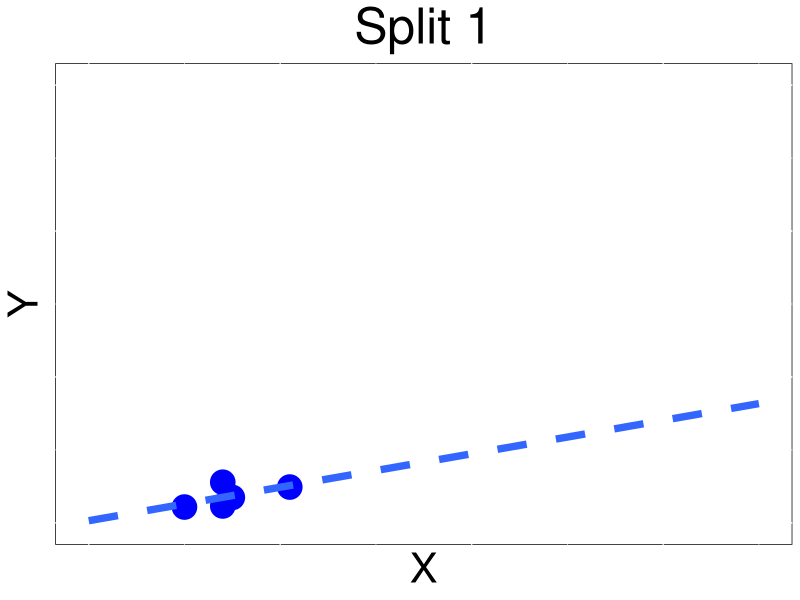
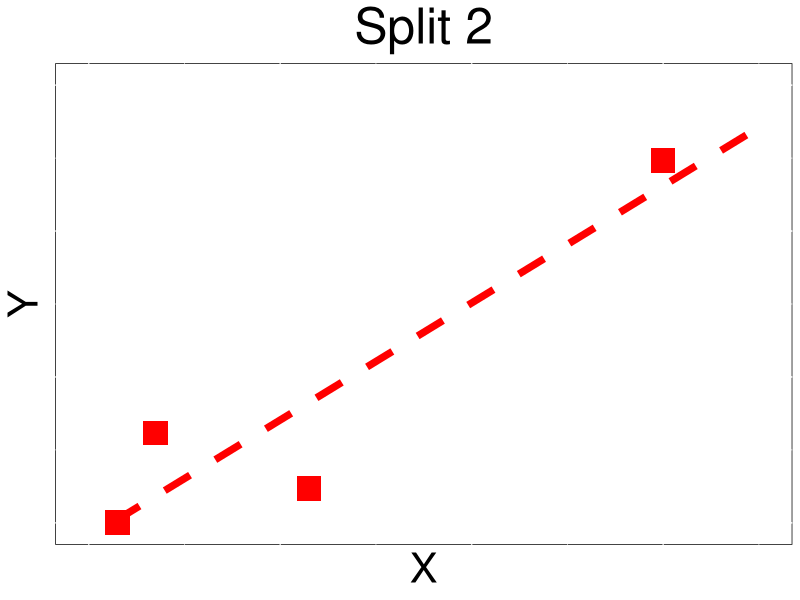
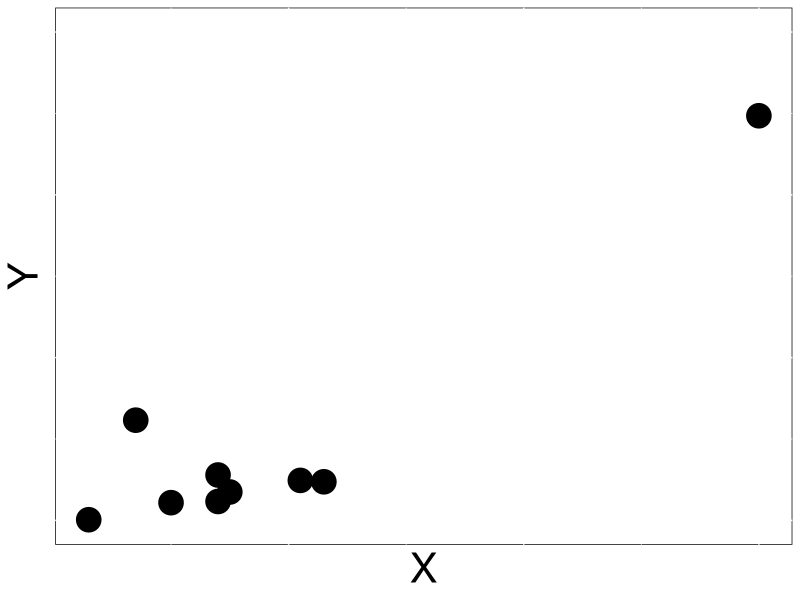
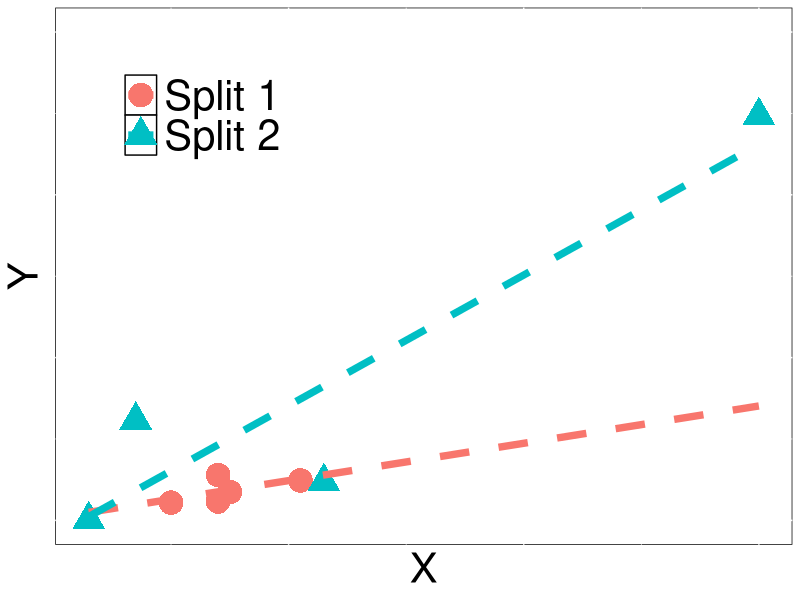
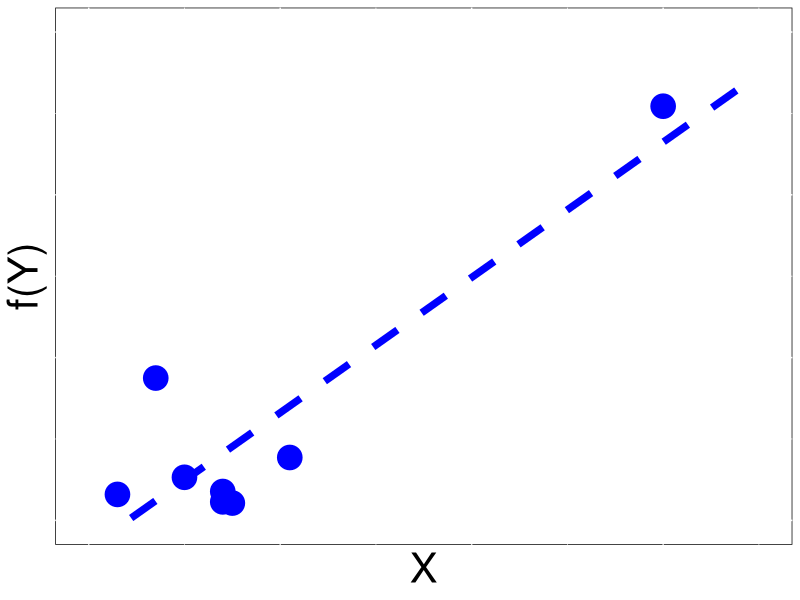
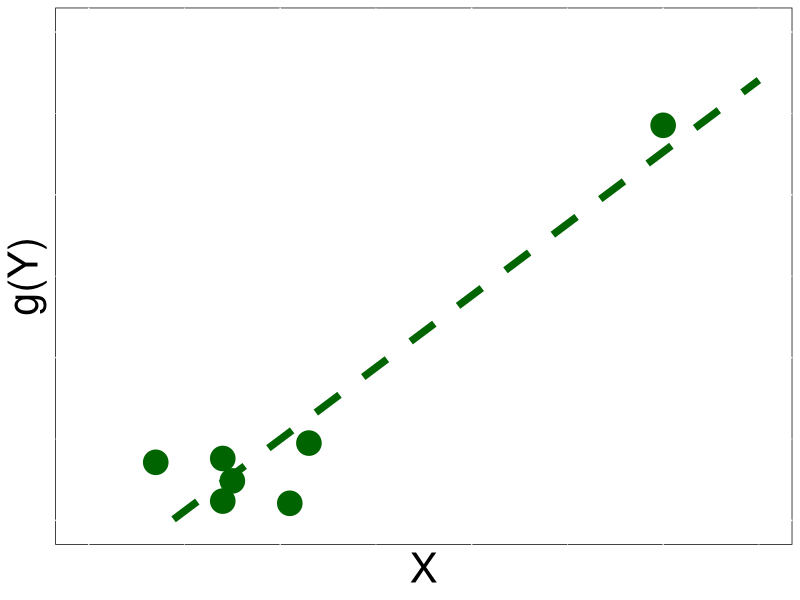
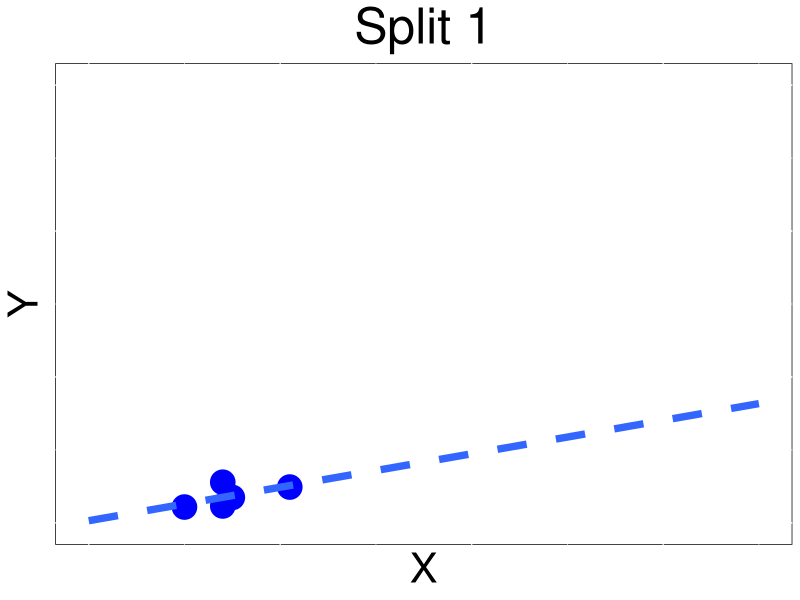
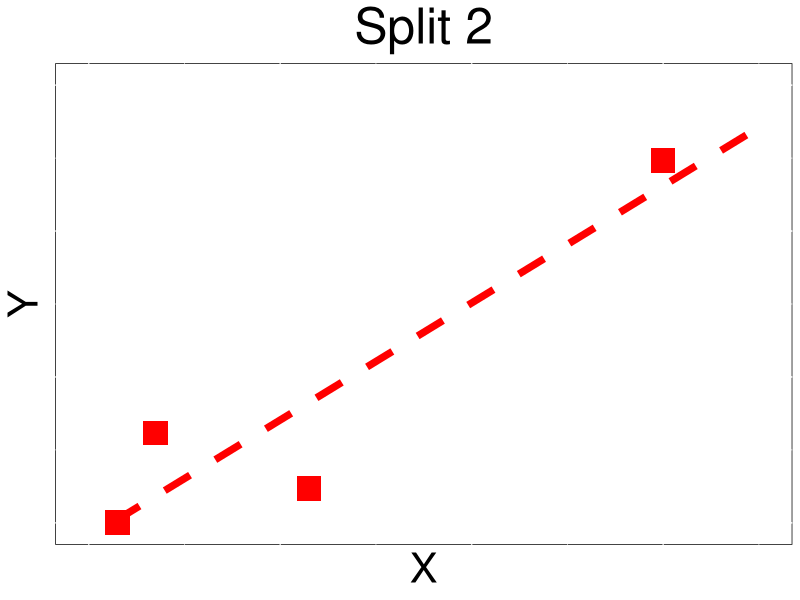

The R script that drew these images, in order:
###################################################################################################
# Code to reproduce Figure 8 in paper
###################################################################################################


library(ggplot2)

set.seed(12)
X1 = c(0.3,0.7,1,1.4,1.5,2.1,2.3,1.5,1.4)
X2 = 6
Y1 = 1.5 + rnorm(length(X1),mean=0,sd=1)
Y2 = X2*2 + rnorm(1)
X = c(X1,X2)
Y = c(Y1,Y2)

Z = rnorm(length(X),mean=0,sd=1)
g_Y = Y+ Z
f_Y = Y -Z
split = c(rep("Split 1",length(X)/2),rep("Split 2",length(X)/2))


df <- data.frame(X = X, Y = Y, f_Y= f_Y, g_Y= g_Y,split = split[c(sample(1:length(X)))])

ggplot(subset(df,split == "Split 1"),aes(x=X,y=Y)) +
  geom_point(size = 8,color="blue",shape="circle") + 
  geom_smooth(method = "lm", fill = NA,fullrange=TRUE,linetype="dashed",size=2.5) +
  theme(legend.title = element_blank(),
        axis.ticks.x = element_blank(),
        axis.text.x = element_blank(),
        axis.ticks.y = element_blank(),
        axis.text.y = element_blank(),
        plot.title = element_text(hjust = 0.5),
        panel.background = element_rect(fill = "white", colour = "black"),
        text = element_text(size = 30),
        legend.position =c(0.2,0.80), legend.text = element_text(size = 30)) +
  ggtitle("Split 1") + 
  scale_x_continuous(limits = c(0,7))+
  scale_y_continuous(limits = c(0,15))
ggsave("example_highleverage_split1.pdf")

ggplot(subset(df,split == "Split 2"),aes(x=X,y=Y)) +
  geom_point(size = 8,color="red",shape="square") + 
  geom_smooth(method = "lm", color= "red",fill = NA,fullrange=TRUE,linetype="dashed",size=2.5) +
  theme(legend.title = element_blank(),
        axis.ticks.x = element_blank(),
        axis.text.x = element_blank(),
        axis.ticks.y = element_blank(),
        axis.text.y = element_blank(),
        plot.title = element_text(hjust = 0.5),
        panel.background = element_rect(fill = "white", colour = "black"),
        text = element_text(size = 30),
        legend.position =c(0.2,0.80), legend.text = element_text(size = 30)) +
  scale_x_continuous(limits = c(0,7))+
  scale_y_continuous(limits = c(0,15)) +
  ggtitle("Split 2")
ggsave("example_highleverage_split2.pdf")

ggplot(df,aes(x=X,y=Y)) +
  geom_point(size = 8) + 
  theme(legend.title = element_blank(),
        axis.ticks.x = element_blank(),
        axis.text.x = element_blank(),
        axis.ticks.y = element_blank(),
        axis.text.y = element_blank(),
        plot.title = element_text(hjust = 0.5),
        panel.background = element_rect(fill = "white", colour = "black"),
        text = element_text(size = 30),
        legend.position =c(0.2,0.80), legend.text = element_text(size = 30)) +
  scale_y_continuous(limits = c(0,15))
ggsave("example_highleverage_fullds.pdf")

ggplot(df,aes(x=X,y=Y,color=split,shape=split)) +
  geom_point(size = 8) +
  geom_smooth(method = "lm", fill = NA,fullrange=TRUE,linetype="dashed",size=2.5) +
  theme(legend.title = element_blank(),
        axis.ticks.x = element_blank(),
        axis.text.x = element_blank(),
        axis.ticks.y = element_blank(),
        axis.text.y = element_blank(),
        plot.title = element_text(hjust = 0.5),
        panel.background = element_rect(fill = "white", colour = "black"),
        text = element_text(size = 30),
        legend.position =c(0.2,0.80), legend.text = element_text(size = 30)) +
  scale_y_continuous(limits = c(0,15))
ggsave("example_highleverage_1.pdf")

ggplot(df,aes(x=X,y=f_Y)) +
  geom_point(color="blue",size=8) +
  geom_smooth(method = "lm", color = "blue", linetype ="dashed",fill = NA,fullrange=TRUE,size=2.5) +
  theme(legend.title = element_blank(),
        axis.ticks.x = element_blank(),
        axis.text.x = element_blank(),
        axis.ticks.y = element_blank(),
        axis.text.y = element_blank(),
        panel.background = element_rect(fill = "white", colour = "black"),
        text = element_text(size = 30),
        legend.position = "bottom", legend.text = element_text(size =30)) + 
  ylab("f(Y)")+
  scale_x_continuous(limits = c(0,7))+
  scale_y_continuous(limits = c(0,15))
ggsave("example_highleverage_2.pdf")


ggplot(df,aes(x=X,y=g_Y)) +
  geom_point(color="darkgreen",size=8) +
  geom_smooth(method = "lm", color= "darkgreen", linetype="dashed", fill = NA,fullrange=TRUE,size=2.5) +
  theme(legend.title = element_blank(),
        axis.ticks.x = element_blank(),
        axis.text.x = element_blank(),
        axis.ticks.y = element_blank(),
        axis.text.y = element_blank(),
        panel.background = element_rect(fill = "white", colour = "black"),
        text = element_text(size = 30),
        legend.position = "bottom", legend.text = element_text(size = 30)) +
  ylab("g(Y)")+
  scale_x_continuous(limits = c(0,7))+
  scale_y_continuous(limits = c(0,15))
ggsave("example_highleverage_3.pdf")


